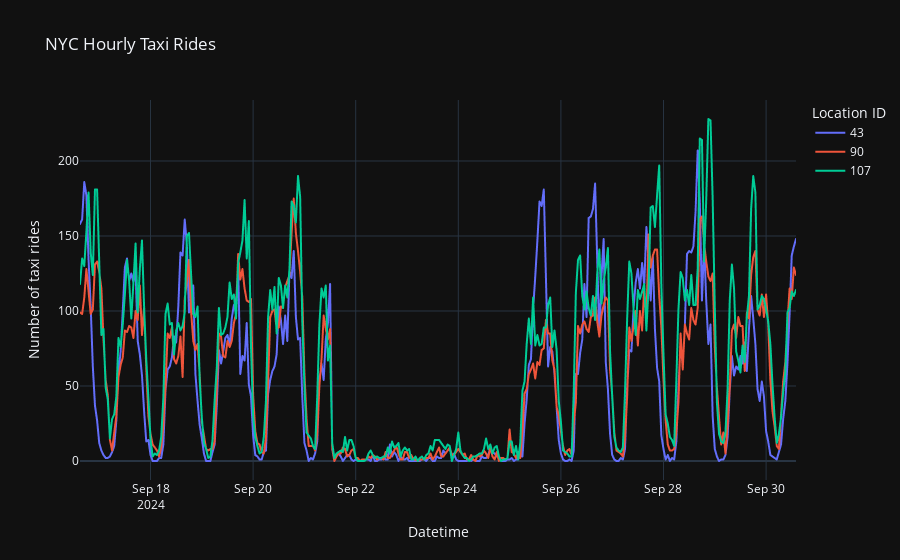

Notebook source saved alongside this figure:
### Code cell
# a list of select location IDs
location_ids: list[int] = [43, 90, 107]

# plot the hourly taxi rides for each location ID in the 'location_ids' list
fig: Figure = px.line(
    df.query(f"location_id.isin({location_ids})"),
    x="pickup_time",
    y="n_rides",
    color="location_id",
    labels={
        "pickup_time": "Datetime",
        "n_rides": "Number of taxi rides",
        "location_id": "Location ID"
    },
    title="NYC Hourly Taxi Rides",
    template="plotly_dark"
)
fig.show()

### Figure 1 — Plotly figure (JSON) as saved in the notebook; plotly's stock layout.template omitted (floating-point values rounded to 4 significant figures; data arrays with more than 128 entries replaced by an {"elided": "..."} marker saying what was removed)
{"data": [{"hovertemplate": "Location ID=43<br>Datetime=%{x}<br>Number of taxi rides=%{y}<extra></extra>", "legendgroup": "43", "line": {"color": "#636efa", "dash": "solid"}, "marker": {"symbol": "circle"}, "mode": "lines", "name": "43", "showlegend": true, "type": "scattergl", "x": {"elided": "336 str values"}, "xaxis": "x", "y": {"elided": "336 int values"}, "yaxis": "y"}, {"hovertemplate": "Location ID=90<br>Datetime=%{x}<br>Number of taxi rides=%{y}<extra></extra>", "legendgroup": "90", "line": {"color": "#EF553B", "dash": "solid"}, "marker": {"symbol": "circle"}, "mode": "lines", "name": "90", "showlegend": true, "type": "scattergl", "x": {"elided": "336 str values"}, "xaxis": "x", "y": {"elided": "336 int values"}, "yaxis": "y"}, {"hovertemplate": "Location ID=107<br>Datetime=%{x}<br>Number of taxi rides=%{y}<extra></extra>", "legendgroup": "107", "line": {"color": "#00cc96", "dash": "solid"}, "marker": {"symbol": "circle"}, "mode": "lines", "name": "107", "showlegend": true, "type": "scattergl", "x": {"elided": "336 str values"}, "xaxis": "x", "y": {"elided": "336 int values"}, "yaxis": "y"}], "layout": {"legend": {"title": {"text": "Location ID"}, "tracegroupgap": 0}, "title": {"text": "NYC Hourly Taxi Rides"}, "xaxis": {"anchor": "y", "domain": [0, 1], "title": {"text": "Datetime"}}, "yaxis": {"anchor": "x", "domain": [0, 1], "title": {"text": "Number of taxi rides"}}}}
